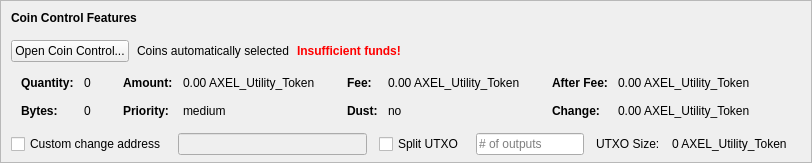
    <widget class="QFrame" name="frameCoinControl">
     <property name="sizePolicy">
      <sizepolicy hsizetype="Expanding" vsizetype="Expanding">
       <horstretch>0</horstretch>
       <verstretch>0</verstretch>
      </sizepolicy>
     </property>
     <property name="maximumSize">
      <size>
       <width>16777215</width>
       <height>16777215</height>
      </size>
     </property>
     <property name="frameShape">
      <enum>QFrame::StyledPanel</enum>
     </property>
     <property name="frameShadow">
      <enum>QFrame::Sunken</enum>
     </property>
     <layout class="QVBoxLayout" name="verticalLayoutCoinControl2">
      <property name="spacing">
       <number>0</number>
      </property>
      <property name="leftMargin">
       <number>0</number>
      </property>
      <property name="topMargin">
       <number>0</number>
      </property>
      <property name="rightMargin">
       <number>0</number>
      </property>
      <property name="bottomMargin">
       <number>6</number>
      </property>
      <item>
       <layout class="QVBoxLayout" name="verticalLayoutCoinControl" stretch="0,0,0,0,1">
        <property name="spacing">
         <number>0</number>
        </property>
        <property name="leftMargin">
         <number>10</number>
        </property>
        <property name="topMargin">
         <number>10</number>
        </property>
        <item>
         <layout class="QHBoxLayout" name="horizontalLayoutCoinControl1">
          <property name="bottomMargin">
           <number>15</number>
          </property>
          <item>
           <widget class="QLabel" name="labelCoinControlFeatures">
            <property name="sizePolicy">
             <sizepolicy hsizetype="Preferred" vsizetype="Maximum">
              <horstretch>0</horstretch>
              <verstretch>0</verstretch>
             </sizepolicy>
            </property>
            <property name="font">
             <font>
              <weight>75</weight>
              <bold>true</bold>
             </font>
            </property>
            <property name="styleSheet">
             <string notr="true">font-weight:bold;</string>
            </property>
            <property name="text">
             <string>Coin Control Features</string>
            </property>
           </widget>
          </item>
         </layout>
        </item>
        <item>
         <layout class="QHBoxLayout" name="horizontalLayoutCoinControl2" stretch="0,0,0,0">
          <property name="spacing">
           <number>8</number>
          </property>
          <property name="bottomMargin">
           <number>10</number>
          </property>
          <item>
           <widget class="QPushButton" name="pushButtonCoinControl">
            <property name="styleSheet">
             <string notr="true"/>
            </property>
            <property name="text">
             <string>Open Coin Control...</string>
            </property>
            <property name="autoDefault">
             <bool>false</bool>
            </property>
           </widget>
          </item>
          <item>
           <widget class="QLabel" name="labelCoinControlAutomaticallySelected">
            <property name="text">
             <string>Coins automatically selected</string>
            </property>
            <property name="margin">
             <number>5</number>
            </property>
           </widget>
          </item>
          <item>
           <widget class="QLabel" name="labelCoinControlInsuffFunds">
            <property name="font">
             <font>
              <weight>75</weight>
              <bold>true</bold>
             </font>
            </property>
            <property name="styleSheet">
             <string notr="true">color:red;font-weight:bold;</string>
            </property>
            <property name="text">
             <string>Insufficient funds!</string>
            </property>
            <property name="margin">
             <number>5</number>
            </property>
           </widget>
          </item>
          <item>
           <spacer name="horizontalSpacerCoinControl">
            <property name="orientation">
             <enum>Qt::Horizontal</enum>
            </property>
            <property name="sizeHint" stdset="0">
             <size>
              <width>40</width>
              <height>1</height>
             </size>
            </property>
           </spacer>
          </item>
         </layout>
        </item>
        <item>
         <widget class="QWidget" name="widgetCoinControl" native="true">
          <property name="sizePolicy">
           <sizepolicy hsizetype="Preferred" vsizetype="Preferred">
            <horstretch>0</horstretch>
            <verstretch>0</verstretch>
           </sizepolicy>
          </property>
          <property name="minimumSize">
           <size>
            <width>0</width>
            <height>0</height>
           </size>
          </property>
          <property name="styleSheet">
           <string notr="true"/>
          </property>
          <layout class="QHBoxLayout" name="horizontalLayoutCoinControl5">
           <property name="leftMargin">
            <number>0</number>
           </property>
           <property name="topMargin">
            <number>0</number>
           </property>
           <property name="rightMargin">
            <number>0</number>
           </property>
           <property name="bottomMargin">
            <number>0</number>
           </property>
           <item>
            <layout class="QHBoxLayout" name="horizontalLayoutCoinControl3" stretch="0,0,0,1">
             <property name="spacing">
              <number>20</number>
             </property>
             <property name="topMargin">
              <number>0</number>
             </property>
             <property name="bottomMargin">
              <number>10</number>
             </property>
             <item>
              <layout class="QFormLayout" name="formLayoutCoinControl1">
               <property name="horizontalSpacing">
                <number>10</number>
               </property>
               <property name="verticalSpacing">
                <number>14</number>
               </property>
               <property name="leftMargin">
                <number>10</number>
               </property>
               <property name="topMargin">
                <number>4</number>
               </property>
               <property name="rightMargin">
                <number>6</number>
               </property>
               <item row="0" column="0">
                <widget class="QLabel" name="labelCoinControlQuantityText">
                 <property name="font">
                  <font>
                   <weight>75</weight>
                   <bold>true</bold>
                  </font>
                 </property>
                 <property name="text">
                  <string>Quantity:</string>
                 </property>
                 <property name="margin">
                  <number>0</number>
                 </property>
                </widget>
               </item>
               <item row="0" column="1">
                <widget class="QLabel" name="labelCoinControlQuantity">
                 <property name="cursor">
                  <cursorShape>IBeamCursor</cursorShape>
                 </property>
                 <property name="contextMenuPolicy">
                  <enum>Qt::ActionsContextMenu</enum>
                 </property>
                 <property name="text">
                  <string notr="true">0</string>
                 </property>
                 <property name="margin">
                  <number>0</number>
                 </property>
                 <property name="textInteractionFlags">
                  <set>Qt::LinksAccessibleByMouse|Qt::TextSelectableByKeyboard|Qt::TextSelectableByMouse</set>
                 </property>
                </widget>
               </item>
               <item row="1" column="0">
                <widget class="QLabel" name="labelCoinControlBytesText">
                 <property name="font">
                  <font>
                   <weight>75</weight>
                   <bold>true</bold>
                  </font>
                 </property>
                 <property name="text">
                  <string>Bytes:</string>
                 </property>
                </widget>
               </item>
               <item row="1" column="1">
                <widget class="QLabel" name="labelCoinControlBytes">
                 <property name="cursor">
                  <cursorShape>IBeamCursor</cursorShape>
                 </property>
                 <property name="contextMenuPolicy">
                  <enum>Qt::ActionsContextMenu</enum>
                 </property>
                 <property name="text">
                  <string notr="true">0</string>
                 </property>
                 <property name="textInteractionFlags">
                  <set>Qt::LinksAccessibleByMouse|Qt::TextSelectableByKeyboard|Qt::TextSelectableByMouse</set>
                 </property>
                </widget>
               </item>
              </layout>
             </item>
             <item>
              <layout class="QFormLayout" name="formLayoutCoinControl2">
               <property name="horizontalSpacing">
                <number>10</number>
               </property>
               <property name="verticalSpacing">
                <number>14</number>
               </property>
               <property name="leftMargin">
                <number>6</number>
               </property>
               <property name="topMargin">
                <number>4</number>
               </property>
               <property name="rightMargin">
                <number>6</number>
               </property>
               <item row="0" column="0">
                <widget class="QLabel" name="labelCoinControlAmountText">
                 <property name="font">
                  <font>
                   <weight>75</weight>
                   <bold>true</bold>
                  </font>
                 </property>
                 <property name="text">
                  <string>Amount:</string>
                 </property>
                 <property name="margin">
                  <number>0</number>
                 </property>
                </widget>
               </item>
               <item row="0" column="1">
                <widget class="QLabel" name="labelCoinControlAmount">
                 <property name="cursor">
                  <cursorShape>IBeamCursor</cursorShape>
                 </property>
                 <property name="contextMenuPolicy">
                  <enum>Qt::ActionsContextMenu</enum>
                 </property>
                 <property name="text">
                  <string notr="true">0.00 AXEL_Utility_Token</string>
                 </property>
                 <property name="textInteractionFlags">
                  <set>Qt::LinksAccessibleByMouse|Qt::TextSelectableByKeyboard|Qt::TextSelectableByMouse</set>
                 </property>
                </widget>
               </item>
               <item row="1" column="0">
                <widget class="QLabel" name="labelCoinControlPriorityText">
                 <property name="font">
                  <font>
                   <weight>75</weight>
                   <bold>true</bold>
                  </font>
                 </property>
                 <property name="text">
                  <string>Priority:</string>
                 </property>
                </widget>
               </item>
               <item row="1" column="1">
                <widget class="QLabel" name="labelCoinControlPriority">
                 <property name="cursor">
                  <cursorShape>IBeamCursor</cursorShape>
                 </property>
                 <property name="contextMenuPolicy">
                  <enum>Qt::ActionsContextMenu</enum>
                 </property>
                 <property name="text">
                  <string>medium</string>
                 </property>
                 <property name="textInteractionFlags">
                  <set>Qt::LinksAccessibleByMouse|Qt::TextSelectableByKeyboard|Qt::TextSelectableByMouse</set>
                 </property>
                </widget>
               </item>
              </layout>
             </item>
             <item>
              <layout class="QFormLayout" name="formLayoutCoinControl3">
               <property name="horizontalSpacing">
                <number>10</number>
               </property>
               <property name="verticalSpacing">
                <number>14</number>
               </property>
               <property name="leftMargin">
                <number>6</number>
               </property>
               <property name="topMargin">
                <number>4</number>
               </property>
               <property name="rightMargin">
                <number>6</number>
               </property>
               <item row="0" column="0">
                <widget class="QLabel" name="labelCoinControlFeeText">
                 <property name="font">
                  <font>
                   <weight>75</weight>
                   <bold>true</bold>
                  </font>
                 </property>
                 <property name="text">
                  <string>Fee:</string>
                 </property>
                 <property name="margin">
                  <number>0</number>
                 </property>
                </widget>
               </item>
               <item row="0" column="1">
                <widget class="QLabel" name="labelCoinControlFee">
                 <property name="cursor">
                  <cursorShape>IBeamCursor</cursorShape>
                 </property>
                 <property name="contextMenuPolicy">
                  <enum>Qt::ActionsContextMenu</enum>
                 </property>
                 <property name="text">
                  <string notr="true">0.00 AXEL_Utility_Token</string>
                 </property>
                 <property name="textInteractionFlags">
                  <set>Qt::LinksAccessibleByMouse|Qt::TextSelectableByKeyboard|Qt::TextSelectableByMouse</set>
                 </property>
                </widget>
               </item>
               <item row="1" column="0">
                <widget class="QLabel" name="labelCoinControlLowOutputText">
                 <property name="font">
                  <font>
                   <weight>75</weight>
                   <bold>true</bold>
                  </font>
                 </property>
                 <property name="text">
                  <string>Dust:</string>
                 </property>
                </widget>
               </item>
               <item row="1" column="1">
                <widget class="QLabel" name="labelCoinControlLowOutput">
                 <property name="cursor">
                  <cursorShape>IBeamCursor</cursorShape>
                 </property>
                 <property name="contextMenuPolicy">
                  <enum>Qt::ActionsContextMenu</enum>
                 </property>
                 <property name="text">
                  <string>no</string>
                 </property>
                 <property name="textInteractionFlags">
                  <set>Qt::LinksAccessibleByMouse|Qt::TextSelectableByKeyboard|Qt::TextSelectableByMouse</set>
                 </property>
                </widget>
               </item>
              </layout>
             </item>
             <item>
              <layout class="QFormLayout" name="formLayoutCoinControl4">
               <property name="horizontalSpacing">
                <number>10</number>
               </property>
               <property name="verticalSpacing">
                <number>14</number>
               </property>
               <property name="leftMargin">
                <number>6</number>
               </property>
               <property name="topMargin">
                <number>4</number>
               </property>
               <property name="rightMargin">
                <number>6</number>
               </property>
               <item row="0" column="0">
                <widget class="QLabel" name="labelCoinControlAfterFeeText">
                 <property name="font">
                  <font>
                   <weight>75</weight>
                   <bold>true</bold>
                  </font>
                 </property>
                 <property name="text">
                  <string>After Fee:</string>
                 </property>
                 <property name="margin">
                  <number>0</number>
                 </property>
                </widget>
               </item>
               <item row="0" column="1">
                <widget class="QLabel" name="labelCoinControlAfterFee">
                 <property name="cursor">
                  <cursorShape>IBeamCursor</cursorShape>
                 </property>
                 <property name="contextMenuPolicy">
                  <enum>Qt::ActionsContextMenu</enum>
                 </property>
                 <property name="text">
                  <string notr="true">0.00 AXEL_Utility_Token</string>
                 </property>
                 <property name="textInteractionFlags">
                  <set>Qt::LinksAccessibleByMouse|Qt::TextSelectableByKeyboard|Qt::TextSelectableByMouse</set>
                 </property>
                </widget>
               </item>
               <item row="1" column="0">
                <widget class="QLabel" name="labelCoinControlChangeText">
                 <property name="font">
                  <font>
                   <weight>75</weight>
                   <bold>true</bold>
                  </font>
                 </property>
                 <property name="text">
                  <string>Change:</string>
                 </property>
                </widget>
               </item>
               <item row="1" column="1">
                <widget class="QLabel" name="labelCoinControlChange">
                 <property name="cursor">
                  <cursorShape>IBeamCursor</cursorShape>
                 </property>
                 <property name="contextMenuPolicy">
                  <enum>Qt::ActionsContextMenu</enum>
                 </property>
                 <property name="text">
                  <string notr="true">0.00 AXEL_Utility_Token</string>
                 </property>
                 <property name="textInteractionFlags">
                  <set>Qt::LinksAccessibleByMouse|Qt::TextSelectableByKeyboard|Qt::TextSelectableByMouse</set>
                 </property>
                </widget>
               </item>
              </layout>
             </item>
            </layout>
           </item>
          </layout>
         </widget>
        </item>
        <item>
         <layout class="QHBoxLayout" name="horizontalLayoutCoinControl4" stretch="0,0,0,0,0,0,0">
          <property name="spacing">
           <number>12</number>
          </property>
          <property name="sizeConstraint">
           <enum>QLayout::SetDefaultConstraint</enum>
          </property>
          <property name="topMargin">
           <number>5</number>
          </property>
          <property name="rightMargin">
           <number>5</number>
          </property>
          <item>
           <widget class="QCheckBox" name="checkBoxCoinControlChange">
            <property name="toolTip">
             <string>If this is activated, but the change address is empty or invalid, change will be sent to a newly generated address.</string>
            </property>
            <property name="text">
             <string>Custom change address</string>
            </property>
           </widget>
          </item>
          <item>
           <widget class="QValidatedLineEdit" name="lineEditCoinControlChange">
            <property name="enabled">
             <bool>false</bool>
            </property>
            <property name="sizePolicy">
             <sizepolicy hsizetype="Expanding" vsizetype="Fixed">
              <horstretch>0</horstretch>
              <verstretch>0</verstretch>
             </sizepolicy>
            </property>
           </widget>
          </item>
          <item>
           <widget class="QCheckBox" name="splitBlockCheckBox">
            <property name="text">
             <string>Split UTXO</string>
            </property>
           </widget>
          </item>
          <item>
           <widget class="QLineEdit" name="splitBlockLineEdit">
            <property name="sizePolicy">
             <sizepolicy hsizetype="Fixed" vsizetype="Fixed">
              <horstretch>50</horstretch>
              <verstretch>0</verstretch>
             </sizepolicy>
            </property>
            <property name="placeholderText">
             <string># of outputs</string>
            </property>
           </widget>
          </item>
          <item>
           <widget class="QLabel" name="labelBlockSizeText">
            <property name="text">
             <string>UTXO Size:</string>
            </property>
           </widget>
          </item>
          <item>
           <widget class="QLabel" name="labelBlockSize">
            <property name="text">
             <string>0 AXEL_Utility_Token</string>
            </property>
           </widget>
          </item>
          <item>
           <widget class="QLabel" name="labelCoinControlChangeLabel">
            <property name="sizePolicy">
             <sizepolicy hsizetype="Preferred" vsizetype="Expanding">
              <horstretch>0</horstretch>
              <verstretch>0</verstretch>
             </sizepolicy>
            </property>
            <property name="minimumSize">
             <size>
              <width>0</width>
              <height>0</height>
             </size>
            </property>
            <property name="text">
             <string/>
            </property>
            <property name="margin">
             <number>3</number>
            </property>
           </widget>
          </item>
         </layout>
        </item>
        <item>
         <spacer name="verticalSpacerCoinControl">
          <property name="orientation">
           <enum>Qt::Vertical</enum>
          </property>
          <property name="sizeHint" stdset="0">
           <size>
            <width>800</width>
            <height>1</height>
           </size>
          </property>
         </spacer>
        </item>
       </layout>
      </item>
     </layout>
    </widget>
